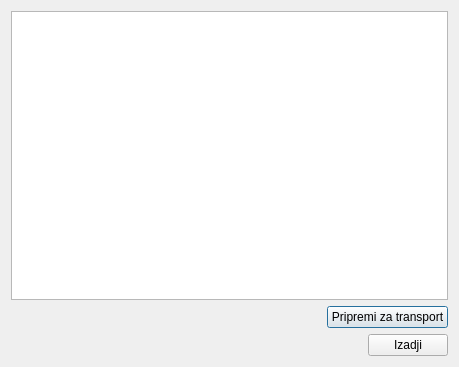
<?xml version="1.0" encoding="UTF-8"?>
<ui version="4.0">
 <class>PripremaTransporta</class>
 <widget class="QDialog" name="PripremaTransporta">
  <property name="geometry">
   <rect>
    <x>0</x>
    <y>0</y>
    <width>459</width>
    <height>367</height>
   </rect>
  </property>
  <property name="windowTitle">
   <string>Dialog</string>
  </property>
  <layout class="QVBoxLayout" name="verticalLayout">
   <item>
    <widget class="QTreeView" name="treeStavke"/>
   </item>
   <item>
    <layout class="QHBoxLayout" name="horizontalLayout">
     <item>
      <spacer name="horizontalSpacer">
       <property name="orientation">
        <enum>Qt::Horizontal</enum>
       </property>
       <property name="sizeHint" stdset="0">
        <size>
         <width>40</width>
         <height>20</height>
        </size>
       </property>
      </spacer>
     </item>
     <item>
      <widget class="QPushButton" name="btnpriprema">
       <property name="minimumSize">
        <size>
         <width>120</width>
         <height>0</height>
        </size>
       </property>
       <property name="text">
        <string>Pripremi za transport</string>
       </property>
      </widget>
     </item>
    </layout>
   </item>
   <item>
    <layout class="QHBoxLayout" name="horizontalLayout_2">
     <item>
      <spacer name="horizontalSpacer_2">
       <property name="orientation">
        <enum>Qt::Horizontal</enum>
       </property>
       <property name="sizeHint" stdset="0">
        <size>
         <width>40</width>
         <height>20</height>
        </size>
       </property>
      </spacer>
     </item>
     <item>
      <widget class="QPushButton" name="pushButton">
       <property name="text">
        <string>Izadji</string>
       </property>
      </widget>
     </item>
    </layout>
   </item>
  </layout>
 </widget>
 <resources/>
 <connections/>
</ui>
